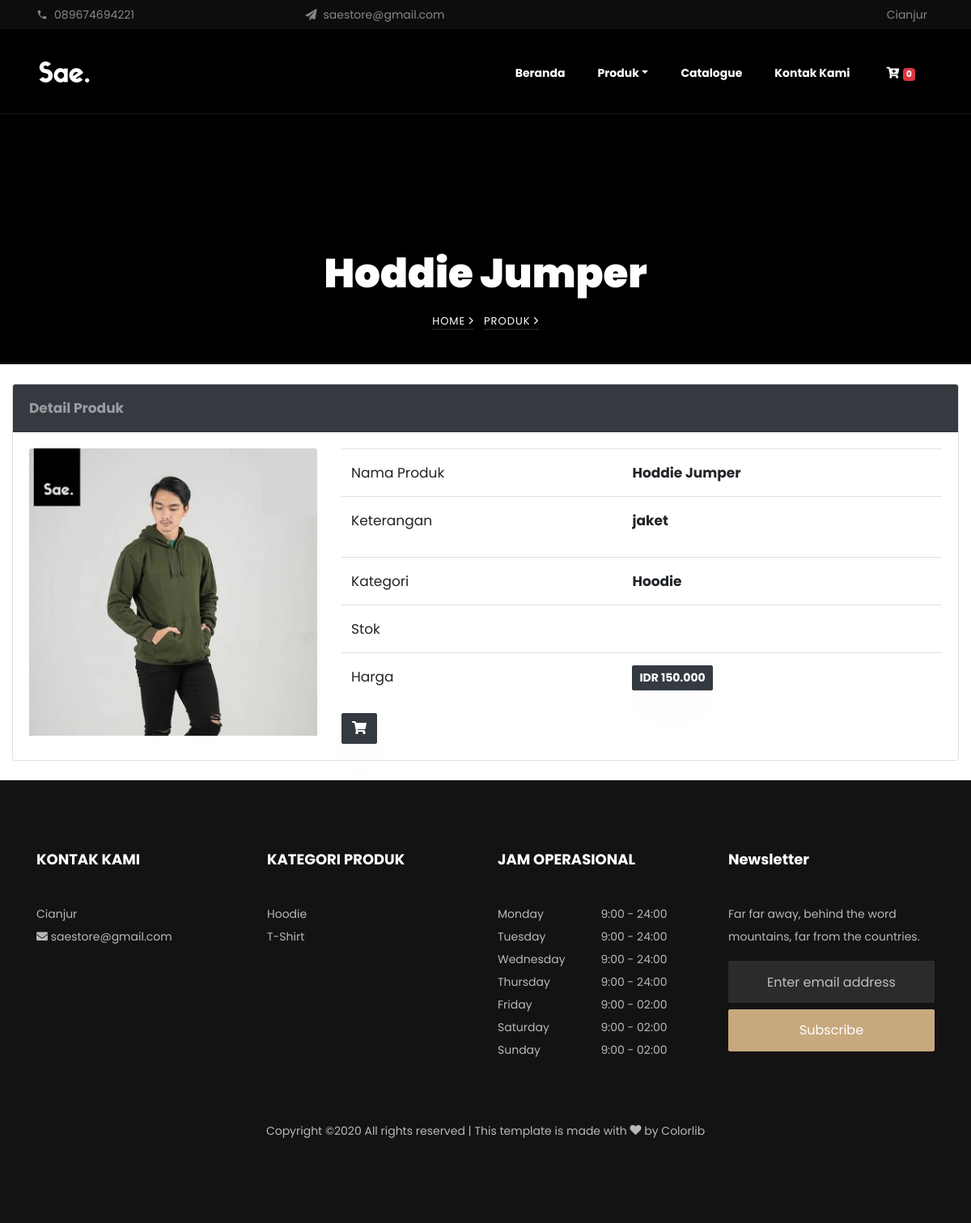
Screenshot of /produk/detail/hoddie-jumper-hoodie04 with the database file from the repository.
### tables this page shows
CREATE TABLE `konfigurasi` (
  `id_konfigurasi` int(11) NOT NULL,
  `namaweb` varchar(255) NOT NULL,
  `tagline` varchar(255) DEFAULT NULL,
  `email` varchar(255) DEFAULT NULL,
  `website` varchar(255) DEFAULT NULL,
  `keywords` text DEFAULT NULL,
  `metatext` text DEFAULT NULL,
  `telepon` varchar(50) DEFAULT NULL,
  `alamat` varchar(300) DEFAULT NULL,
  `facebook` varchar(255) DEFAULT NULL,
  `instagram` varchar(255) DEFAULT NULL,
  `deskripsi` text DEFAULT NULL,
  `logo` varchar(255) DEFAULT NULL,
  `icon` varchar(255) DEFAULT NULL,
  `rekening_pembayaran` varchar(255) DEFAULT NULL,
  `tanggal_update` timestamp NOT NULL DEFAULT current_timestamp() ON UPDATE current_timestamp()
);

CREATE TABLE `produk` (
  `id_produk` int(11) NOT NULL,
  `id_user` int(11) NOT NULL,
  `id_kategori` int(11) NOT NULL,
  `kode_produk` varchar(32) NOT NULL,
  `nama_produk` varchar(255) NOT NULL,
  `slug_produk` varchar(255) NOT NULL,
  `keyword` text DEFAULT NULL,
  `harga` int(11) NOT NULL,
  `stok` int(11) DEFAULT NULL,
  `gambar` varchar(255) NOT NULL,
  `berat` float DEFAULT NULL,
  `ukuran` varchar(255) DEFAULT NULL,
  `status_produk` varchar(20) NOT NULL,
  `tanggal_post` datetime NOT NULL,
  `tanggal_update` timestamp NOT NULL DEFAULT current_timestamp() ON UPDATE current_timestamp(),
  `keterangan` text NOT NULL
);

CREATE TABLE `kategori` (
  `id_kategori` int(11) NOT NULL,
  `slug_kategori` varchar(255) NOT NULL,
  `nama_kategori` varchar(255) NOT NULL,
  `urutan` int(11) DEFAULT NULL,
  `tanggal_update` timestamp NOT NULL DEFAULT current_timestamp() ON UPDATE current_timestamp()
);

### application/views/layout/wrapper.php (called while the page is built)
<?php
require_once('head.php');
require_once('header.php');
require_once('nav.php');
require_once('content.php');
require_once('footer.php');

### application/controllers/Produk.php (called while the page is built, shortened)
<?php
class Produk extends CI_Controller
{
    public function __construct()
    {
        $this->load->model('produk_model');
        $this->load->model('kategori_model');
    }
    public function detail($slug_produk)
    {
        $site       = $this->konfigurasi_model->listing();
        $produk     = $this->produk_model->read($slug_produk);
        $data = array(
            'title'             => $produk->nama_produk,
            'site'              => $site,
            'produk'            => $produk,
            'isi'               => 'produk/detail'
        );
        $this->load->view('layout/wrapper', $data, FALSE);
    }
}

### index.php (called while the page is built, shortened)
<?php
require_once BASEPATH.'core/CodeIgniter.php';

### application/models/konfigurasi_model.php (called while the page is built, shortened)
<?php
class Konfigurasi_model extends CI_Model
{
    public function listing()
    {
        $query = $this->db->get('konfigurasi');
        return $query->row();
    }
    public function nav_produk()
    {
        $this->db->select('produk.*,
                            kategori.nama_kategori,
                            kategori.slug_kategori');
        $this->db->from('produk');
        $this->db->join('kategori', 'kategori.id_kategori = produk.id_kategori', 'left');
        $this->db->group_by('produk.id_kategori');
        $this->db->order_by('kategori.urutan', 'ASC');
        $query = $this->db->get();
        return $query->result();
    }
}

### application/views/layout/content.php (called while the page is built)
<?php
if ($isi) {
    $this->load->view($isi);
}

### application/models/Produk_model.php (called while the page is built, shortened)
<?php
class Produk_model extends CI_Model
{
    public function read($slug_produk)
    {
        $this->db->select(
            'produk.*, users.nama, kategori.nama_kategori, kategori.slug_kategori'
        );
        $this->db->from('produk');
        $this->db->join('users', 'users.id_user = produk.id_user', 'left');
        $this->db->join('kategori', 'kategori.id_kategori = produk.id_kategori', 'left');
        $this->db->where('produk.status_produk', 'Publish');
        $this->db->where('produk.slug_produk', $slug_produk);
        $this->db->order_by('id_produk', 'desc');
        $query = $this->db->get();
        return $query->row();
    }
}

### application/views/produk/detail.php (the view, shortened to what this page needs)
<section class="hero-wrap hero-wrap-2" style="background-image: url(<?php echo base_url('assets/template/images/bg_3.jpeg') ?>);" data-stellar-background-ratio="0.5">
    <div class="overlay"></div>
    <div class="container">
        <div class="row no-gutters slider-text align-items-end justify-content-center">
            <div class="col-md-9 ftco-animate text-center mb-4">
                <h1 class="mb-2 bread"><?= $title; ?></h1>
                <p class="breadcrumbs"><span class="mr-2"><a href="index.html">Home <i class="ion-ios-arrow-forward"></i></a></span> <span>Produk <i class="ion-ios-arrow-forward"></i></span></p>
            </div>
        </div>
    </div>
</section>
<div class="container-fluid mb-4 mt-4">
    <div class="card">
        <div class="card-header bg-dark">
            <strong class="text-white-50">Detail Produk</strong>
        </div>
        <div class="card-body ">
            <?php
            echo form_open(base_url('belanja/add'));
            ?>
            <div class="row">
                <div class="col-md-4">
                    <img src="<?php echo base_url('assets/upload/image/' . $produk->gambar) ?>" class="card-img-top">
                </div>
                <div class="col-md-8">
                    <table class="table">
                        <tr>
                            <td>Nama Produk</td>
                            <td><strong><?= $produk->nama_produk; ?></strong></td>
                        </tr>
                        <tr>
                            <td>Keterangan</td>
                            <td><strong><?= $produk->keterangan; ?></strong></td>
                        </tr>
                        <tr>
                            <td>Kategori</td>
                            <td><strong>Hoodie</strong></td>
                        </tr>
                        <tr>
                            <td>Stok</td>
                            <td>
                            </td>
                        </tr>
                        <tr>
                            <td>Harga</td>
                            <td><strong>
                                    <div class="btn btn-sm btn-dark"><strong>IDR <?= number_format($produk->harga, '0', ',', '.'); ?></strong> </div>
                                </strong></td>
                        </tr>
                    </table>
                    <button type="submit" value="submit" class="btn btn-dark"><i class="fas fa-shopping-cart"></i></button>
                </div>
            </div>
        </div>
    </div>
</div>

### application/views/layout/header.php
<div class="py-1 bg-black top">
    <div class="container">
        <div class="row no-gutters d-flex align-items-start align-items-center px-md-0">
            <div class="col-lg-12 d-block">
                <div class="row d-flex">
                    <div class="col-md pr-4 d-flex topper align-items-center">
                        <div class="icon mr-2 d-flex justify-content-center align-items-center"><span class="icon-phone2"></span></div>
                        <span class="text"><?= $site->telepon; ?></span>
                    </div>
                    <div class="col-md pr-4 d-flex topper align-items-center">
                        <div class="icon mr-2 d-flex justify-content-center align-items-center"><span class="icon-paper-plane"></span></div>
                        <span class="text"><?= $site->email; ?></span>
                    </div>
                    <div class="col-md-5 pr-4 d-flex topper align-items-center text-lg-right justify-content-end">
                        <p class="mb-0 register-link"><span><?= $site->alamat; ?></span></p>
                    </div>
                </div>
            </div>
        </div>
    </div>
</div>

### application/views/layout/nav.php (shortened to what this page needs)
<nav class="navbar navbar-expand-lg navbar-dark ftco_navbar bg-dark ftco-navbar-light" id="ftco-navbar">
    <div class="container">
        <a class="navbar-brand" href="index.html"><img src="<?php echo base_url('assets/upload/image/' . $site->logo) ?>" alt="<?php echo $site->namaweb ?> | <?php echo $site->tagline ?>"></a>
        <div class="collapse navbar-collapse" id="ftco-nav">
            <ul class="navbar-nav ml-auto">
                <li class="nav-item"><a href="<?php echo base_url() ?>" class="nav-link"><strong>Beranda</strong></a></li>
                <ul class="navbar-nav dropdown list-unstyled">
                    <li class="nav-item"><a href="<?php echo base_url('produk') ?>" class="nav-link dropdown-toggle"><strong>Produk</strong></a></li>
                </ul>
                <li class="nav-item"><a href="#" class="nav-link"><strong>Catalogue</strong></a></li>
                <li class="nav-item"><a href="#" class="nav-link"><strong>Kontak Kami</strong></a></li>
                <li class="nav-item dropdown no-arrow mx-1">
                    <a class="nav-link dropdown-toggle" href="#" id="alertsDropdown" role="button" data-toggle="dropdown" aria-haspopup="true" aria-expanded="false">
                        <i class="fas fa-cart-plus fa-fw"></i>
                        <?php
                        $keranjang = $this->cart->contents();
                        ?>
                        <span class="badge badge-danger badge-counter"><?php echo count($keranjang) ?></span>
                    </a>
                </li>
            </ul>
        </div>
    </div>
</nav>

### application/views/layout/footer.php (shortened to what this page needs)
<?php
$site = $this->konfigurasi_model->listing();
$nav_produk_footer = $this->konfigurasi_model->nav_produk();
?>
<footer class="ftco-footer ftco-bg-dark ftco-section">
    <div class="container">
        <div class="row mb-5">
            <div class="col-md-6 col-lg-3">
                <div class="ftco-footer-widget mb-4">
                    <h2 class="ftco-heading-2">KONTAK KAMI</h2>
                    <p>
                        <?php echo nl2br($site->alamat) ?><br>
                        <i class="fas fa-envelope"></i> <?= $site->email; ?>
                    </p>
                    <ul class="ftco-footer-social list-unstyled float-md-left float-lft mt-3">
                    </ul>
                </div>
            </div>
            <div class="col-md-6 col-lg-3">
                <div class="ftco-footer-widget mb-4">
                    <h2 class="ftco-heading-2">KATEGORI PRODUK</h2>
                    <ul class="list-unstyled open-hours">
                        <?php foreach ($nav_produk_footer as $nav_produk_footer) { ?>
                            <li class="d-flex"><span><a href="<?php echo base_url('produk/kategori/' . $nav_produk_footer->slug_kategori) ?>"><?php echo $nav_produk_footer->nama_kategori ?></a></span></li>
                        <?php } ?>
                    </ul>
                </div>
            </div>
            <div class="col-md-6 col-lg-3">
                <div class="ftco-footer-widget mb-4">
                    <h2 class="ftco-heading-2">JAM OPERASIONAL</h2>
                    <ul class="list-unstyled open-hours">
                        <li class="d-flex"><span>Monday</span><span>9:00 - 24:00</span></li>
                        <li class="d-flex"><span>Tuesday</span><span>9:00 - 24:00</span></li>
                        <li class="d-flex"><span>Wednesday</span><span>9:00 - 24:00</span></li>
                        <li class="d-flex"><span>Thursday</span><span>9:00 - 24:00</span></li>
                        <li class="d-flex"><span>Friday</span><span>9:00 - 02:00</span></li>
                        <li class="d-flex"><span>Saturday</span><span>9:00 - 02:00</span></li>
                        <li class="d-flex"><span>Sunday</span><span> 9:00 - 02:00</span></li>
                    </ul>
                </div>
            </div>
            <div class="col-md-6 col-lg-3">
                <div class="ftco-footer-widget mb-4">
                    <h2 class="ftco-heading-2">Newsletter</h2>
                    <p>Far far away, behind the word mountains, far from the countries.</p>
                    <form action="#" class="subscribe-form">
                        <div class="form-group">
                            <input type="text" class="form-control mb-2 text-center" placeholder="Enter email address">
                            <input type="submit" value="Subscribe" class="form-control submit px-3">
                        </div>
                    </form>
                </div>
            </div>
        </div>
        <div class="row">
            <div class="col-md-12 text-center">
                <p>
                    Copyright &copy; All rights reserved | This template is made with <i class="icon-heart" aria-hidden="true"></i> by <a href="https://colorlib.com" target="_blank">Colorlib</a>
                </p>
            </div>
        </div>
    </div>
</footer>
</body>
</html>

### assets/template/css/icomoon.css (style rules this page uses)
[class^="icon-"], [class*=" icon-"] { font-family: 'icomoon' !important; speak: none; font-style: normal; font-weight: normal; font-variant: normal; text-transform: none; line-height: 1; -webkit-font-smoothing: antialiased; -moz-osx-font-smoothing: grayscale; }
.icon-heart:before { content: "\f004"; }
.icon-paper-plane:before { content: "\f1d8"; }
.icon-phone2:before { content: "\e0cd"; }

### rows the page displays
konfigurasi: telepon "089674694221", email "saestore@gmail.com", alamat "Cianjur", logo (picture)
produk: gambar (picture), nama_produk "Hoddie Jumper", keterangan "jaket", harga "150.000"
produk: id_kategori.nama_kategori "Hoodie"
produk: id_kategori.nama_kategori "T-Shirt"

### other values shown
count($keranjang) "0"
$title "Hoddie Jumper"
